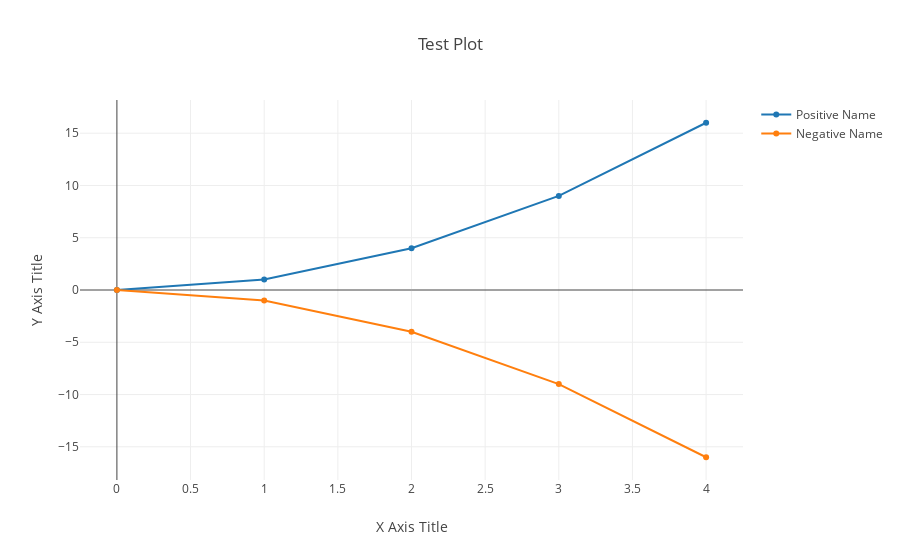

Source (notebook cell):
### Code cell
from plotly.offline import init_notebook_mode, iplot
init_notebook_mode(connected=True)
xaxis = range(5)
iplot({
    'data': [
        {
            'x': xaxis,        
            'y': [x*x for x in xaxis],
            'name': 'Positive Name',
        },
        {
            'x': xaxis,        
            'y': [-x*x for x in xaxis],
            'name': 'Negative Name',
        }
    ], 
    'layout': {
        'title': 'Test Plot',
        'xaxis': {'title': 'X Axis Title'},
        'yaxis': {'title': 'Y Axis Title'},
    }
})

### Figure 1 — Plotly figure (JSON) as saved in the notebook; plotly's stock layout.template omitted (floating-point values rounded to 4 significant figures)
{"data": [{"name": "Positive Name", "x": [0, 1, 2, 3, 4], "y": [0, 1, 4, 9, 16]}, {"name": "Negative Name", "x": [0, 1, 2, 3, 4], "y": [0, -1, -4, -9, -16]}], "layout": {"title": "Test Plot", "xaxis": {"title": "X Axis Title"}, "yaxis": {"title": "Y Axis Title"}}}
